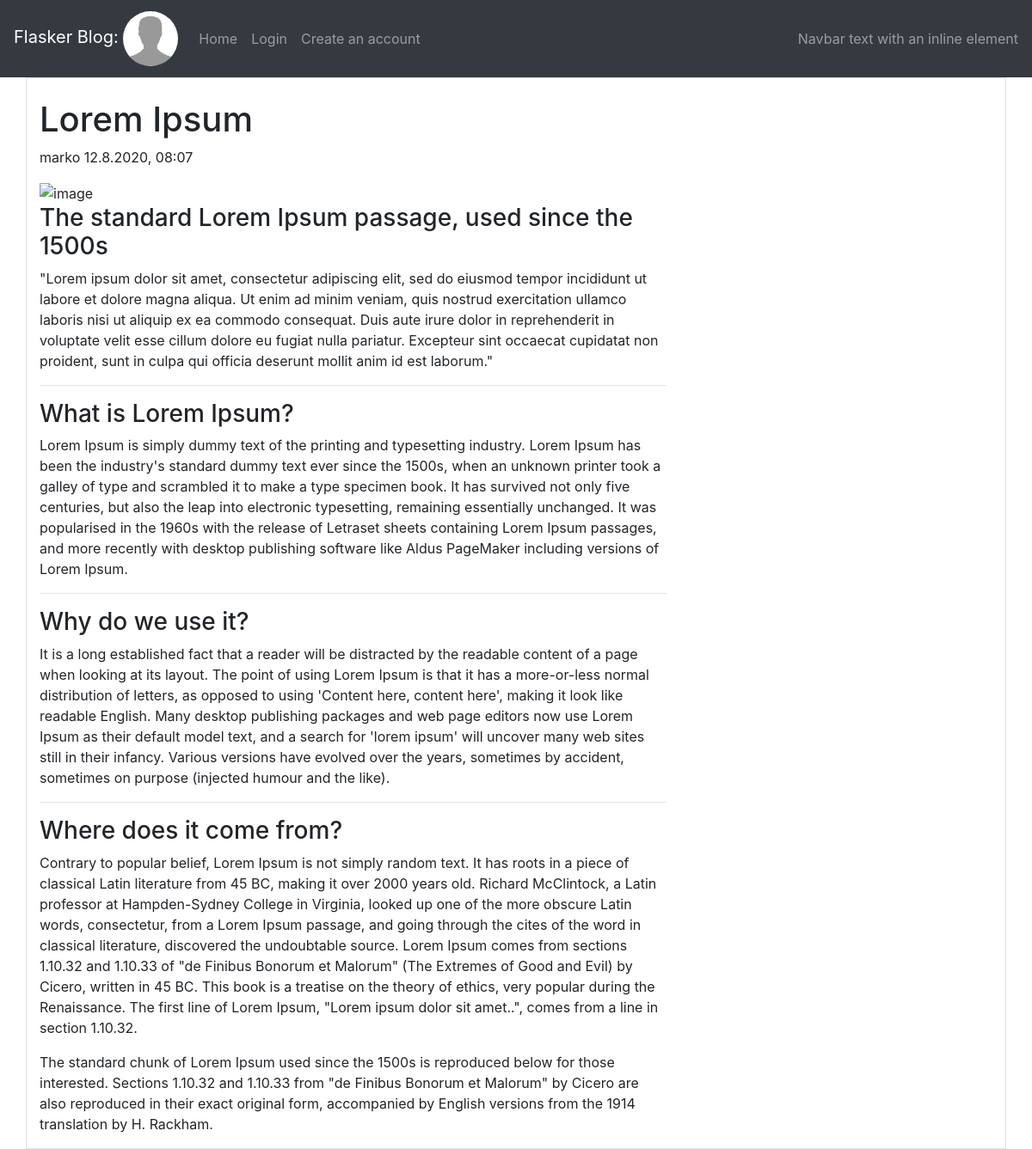
Page /Lorem Ipsum on the committed database.
### app/models.py (models this page shows, shortened)
class Post(db.Model):
    id = db.Column(db.Integer, primary_key=True)
    title = db.Column(db.String(64))
    subtitle = db.Column(db.String(128))
    body = db.Column(db.String(140))
    timestamp = db.Column(db.DateTime, index=True, default=datetime.utcnow)
    user_id = db.Column(db.Integer, db.ForeignKey("user.id"))

class User(UserMixin, db.Model):
    id = db.Column(db.Integer, primary_key=True)
    username = db.Column(db.String(64), index=True, unique=True)
    email = db.Column(db.String(120), index=True, unique=True)
    password_hash = db.Column(db.String(128))
    about_me = db.Column(db.String(140))
    last_seen = db.Column(db.DateTime, default=datetime.utcnow)
    post = db.relationship("Post", backref="author", lazy="dynamic")

### app/content/routes.py (the view)
@bp.route("/<title>", methods=["GET", "POST"])
def page_view(title):
    post = Post.query.filter_by(title=title).first_or_404()
    return render_template("page_view.html", title=post.title, post=post, author=post.author.username)

### app/content/templates/page_view.html (shortened to what this page needs)
{% extends 'base.html' %}
{% block app_content %}
    <div class="col-8">
        <head>
            <h1 class="mt-4">{{ post.title|safe }}</h1>
            <div class="meta mb-3">
                <span>{{ post.author.username }}</span>
                <span>{{ moment(post.timestamp).format('D.M.YYYY, hh:mm') }}</span>
            </div>
        </head>
        <div class="blog-post-body">
            <img class="img-fluid" alt="image" src="https://hackersandslackers-cdn.storage.googleapis.com/2020/02/uWSGI@2x.jpg"/>
            <div id="post{{ post.id }}">{{ post.body|safe }}</div>
        </div>
    </div>
{% endblock app_content %}

### app/static/style.css (style rules this page uses)
img { width:100%; height:100%; object-position: right; object-fit:cover }

### rows in the picture
Post: title "Lorem Ipsum", timestamp "12.8.2020, 08:07", body "The standard Lorem Ipsum passage, used since the 1500s \"Lorem ipsum dolor sit amet, consectetur adipiscing elit, sed do eiusmod tempor incididunt ut labore et dolore magna aliqua. Ut enim ad minim veniam, quis nostrud exercitation ullamco laboris nisi ut aliquip ex ea commodo consequat. Duis aute irure dolor in reprehenderit in voluptate velit esse cillum dolore eu fugiat nulla pariatur. Excepteur sint occaecat cupidatat non proident, sunt in culpa qui officia deserunt mollit anim id est laborum.\" What is Lorem Ipsum? Lorem Ipsum is simply dummy text of the printing and typesetting industry. Lorem Ipsum has been the industry's standard dummy text ever since the 1500s, when an unknown…"
User: author.username "marko"
